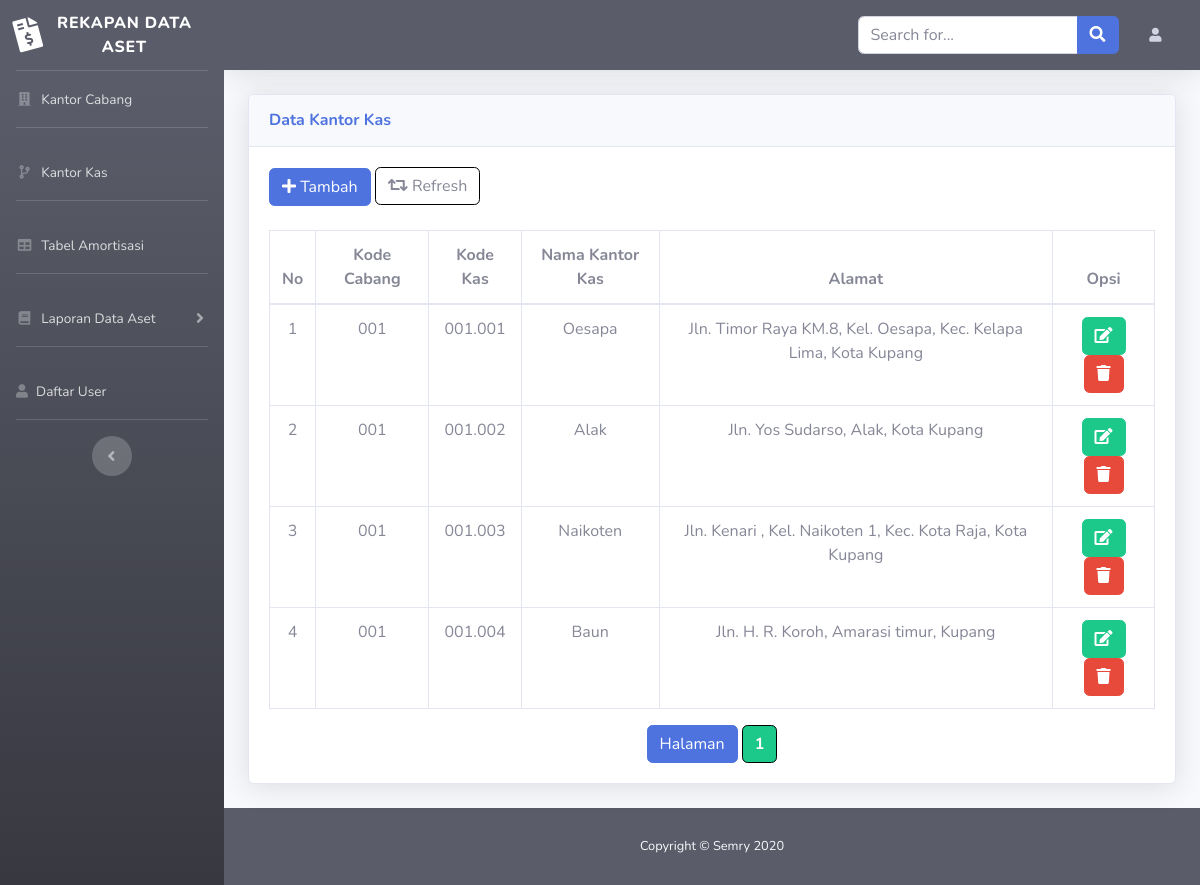
/admin/kas/indexKas.php (signed in), run on the app's committed database.
### tables this page shows
CREATE TABLE `kantor_kas` (
  `id_kas` varchar(7) NOT NULL,
  `kode_cabang` varchar(5) DEFAULT NULL,
  `nama_kantorKas` varchar(200) DEFAULT NULL,
  `alamat` text NOT NULL
);

### admin/data.php (called while the page is built, shortened)
<?php
$jumdatph = 10;
$jumalldat = count(addBranch("SELECT * FROM users"));
$jumhal = ceil($jumalldat / $jumdatph);
$aktpage = (isset($_GET["page"])) ? $_GET["page"] : 1;
?>

### admin/function.php (called while the page is built, shortened)
<?php
$knk = mysqli_connect("localhost", "root", "", "rekapan_data_aset");
function addBranch($query)
{
    global $knk;
    $result = mysqli_query($knk, $query);
    $rows   = [];
    while ($row = mysqli_fetch_assoc($result)) {
        $rows[] = $row;
    }
    return $rows;
}
function allKas($query)
{
    global $knk;
    $result = mysqli_query($knk, $query);
    $rows   = [];
    while ($row = mysqli_fetch_assoc($result)) {
        $rows[] = $row;
    }
    return $rows;
}

### admin/kas/indexKas.php (the view, shortened to what this page needs)
<?php
require '../function.php';
$jumKas = count(allKas("SELECT * FROM kantor_kas"));
$kas = allKas("SELECT * FROM kantor_kas ");
?>
<!DOCTYPE html>
<html lang="en">
<head>
  <link rel="stylesheet" href="https://stackpath.bootstrapcdn.com/bootstrap/4.4.1/css/bootstrap.min.css">
  <link href="../../assets/vendor/fontawesome-free/css/all.min.css" rel="stylesheet" type="text/css">
  <link href="../../assets/css/sb-admin-2.min.css" rel="stylesheet">
</head>
<body id="page-top">
  <div id="wrapper">
    <ul class="navbar-nav bg-gradient-dark sidebar sidebar-dark accordion" id="accordionSidebar">
      <a class="sidebar-brand d-flex align-items-center justify-content-center" href="../index.php">
        <div class="sidebar-brand-icon rotate-n-15">
          <i class="fas fa-file-invoice-dollar"></i>
        </div>
        <div class="sidebar-brand-text mx-3">Rekapan Data Aset</div>
      </a>
      <hr class="sidebar-divider my-0">
      <li class="nav-item">
        <a class="nav-link" href="../branchOffice/indexBranchOffice.php">
          <i class="fas fa-fw fa-building"></i>
          <span>Kantor Cabang</span></a>
      </li>
      <hr class="sidebar-divider">
      <li class="nav-item">
        <a class="nav-link" href="#">
          <i class="fas fa-fw fa-code-branch"></i>
          <span>Kantor Kas</span></a>
      </li>
      <hr class="sidebar-divider">
      <li class="nav-item">
        <a class="nav-link" href="../amortisasi/indexamor.php">
          <i class="fas fa-fw fa-table"></i>
          <span>Tabel Amortisasi</span></a>
      </li>
      <hr class="sidebar-divider">
      <li class="nav-item">
        <a class="nav-link collapsed" href="" data-toggle="collapse" data-target="#collapseTwo" aria-expanded="true" aria-controls="collapseTwo">
          <i class="fas fa-fw fa-book"></i>
          <span>Laporan Data Aset</span>
        </a>
      </li>
      <hr class="sidebar-divider">
      <li class="nav-item">
        <a class="nav-link" data-toggle="modal" data-target="#modal-xl" href="">
          <i class="fas fa-user"></i>
          <span>Daftar User</span></a>
      </li>
      <hr class="sidebar-divider d-none d-md-block">
              <?php
              include '../data.php';
              ?>
      <div class="text-center d-none d-md-inline">
        <button class="rounded-circle border-0" id="sidebarToggle"></button>
      </div>
    </ul>
    <div id="content-wrapper" class="d-flex flex-column">
      <div id="content">
        <nav class="navbar navbar-expand navbar-dark bg-dark topbar mb-4 static-top shadow">
          <form action="" method="post" class="d-none d-md-inline-block form-inline ml-auto mr-0 mr-md-3 my-2 my-md-0">
            <div class="input-group">
              <input type="text" class="form-control" placeholder="Search for..." aria-label="Search" aria-describedby="basic-addon2" name="katakunci">
              <div class="input-group-append">
                <button class="btn btn-primary" type="submit" name="searchKas">
                  <i class="fas fa-search"></i>
                </button>
              </div>
            </div>
          </form>
          <ul class="navbar-nav ml-auto ml-md-0">
            <li class="nav-item dropdown no-arrow">
              <a class="nav-link dropdown-toggle" href="#" id="userDropdown" role="button" data-toggle="dropdown" aria-haspopup="true" aria-expanded="false">
                <i class="rounded-circle fas fa-user fa-sm fa-fw mr-2 text-gray-400"></i>
              </a>
            </li>
          </ul>
        </nav>
        <div class="container-fluid">
          <div class="card shadow mb-4">
            <div class="card-header py-3">
              <h6 class="m-0 font-weight-bold text-primary">Data Kantor Kas</h6>
            </div>
            <div class="card-body">
              <button type="submit" class="btn btn-primary" data-toggle="modal" data-target="#kasAddModal" data-whatever="@mdo">
                <i class="fas fa-plus"></i> Tambah
              </button>
              <a class="btn" href="" style="border-color: black; margin-bottom: 1px;">
                <i class="fas fa-fw fa-retweet"></i> Refresh
              </a>
              <br>
              <br>
              <div class="table-responsive">
                <table class="table table-bordered" width="100%" cellspacing="0">
                  <thead>
                    <tr align="center">
                      <th>No</th>
                      <th>Kode Cabang</th>
                      <th>Kode Kas</th>
                      <th>Nama Kantor Kas</th>
                      <th>Alamat</th>
                      <th>Opsi</th>
                    </tr>
                  </thead>
                  <tbody>
                    <?php $no = 1; ?>
                    <?php foreach ($kas as $brs) : ?>
                      <tr align="center">
                        <td><?= $no; ?></td>
                        <td><?= $brs["kode_cabang"]; ?></td>
                        <td><?= $brs["id_kas"]; ?></td>
                        <td><?= $brs["nama_kantorKas"]; ?></td>
                        <td><?= $brs["alamat"]; ?></td>
                        <td>
                          <button type="button" title="Edit" class='btn btn-success editKasBtn'><i class="fas fa-edit"></i>
                          </button>
                          <a type="button" title="Hapus" class='btn btn-danger' href="deleteKas.php?id_kas=<?= $brs["id_kas"]; ?>" onclick="return confirm('Anda yakin ingin menghapus data ini');"><i class="fas fa-trash"></i>
                          </a>
                        </td>
                      </tr>
                      <?php $no++; ?>
                    <?php endforeach; ?>
                  </tbody>
                </table>
                <div class="text-center">
                  <span class="btn btn-primary">Halaman</span>
                  <div class="btn-group">
                    <?php for ($a = 1; $a <= $jumhal; $a++) : ?>
                      <?php if ($a == $aktpage) : ?>
                        <a href="?page=<?= $a; ?>" class="btn btn-success" style="font-weight: bold; border-color: black;"><?= $a; ?>
                        </a>
                      <?php else : ?>
                        <a href="?page=<?= $a; ?>" class="btn" style="border-color: black;"><?= $a; ?></a>
                      <?php endif; ?>
                    <?php endfor; ?>
                  </div>
                </div>
              </div>
            </div>
          </div>
        </div>
      </div>
      <footer class="sticky-footer bg-dark">
        <div class="container my-auto">
          <div class="copyright text-center my-auto">
            <span class="text-light">Copyright &copy; Semry 2020</span>
          </div>
        </div>
      </footer>
    </div>
  </div>
</body>
</html>

### data on the page
kantor_kas: kode_cabang "001", id_kas "001.001", nama_kantorKas "Oesapa", alamat "Jln. Timor Raya KM.8, Kel. Oesapa, Kec. Kelapa Lima, Kota Kupang"
kantor_kas: kode_cabang "001", id_kas "001.002", nama_kantorKas "Alak", alamat "Jln. Yos Sudarso, Alak, Kota Kupang"
kantor_kas: kode_cabang "001", id_kas "001.003", nama_kantorKas "Naikoten", alamat "Jln. Kenari , Kel. Naikoten 1, Kec. Kota Raja, Kota Kupang"
kantor_kas: kode_cabang "001", id_kas "001.004", nama_kantorKas "Baun", alamat "Jln. H. R. Koroh, Amarasi timur, Kupang"
